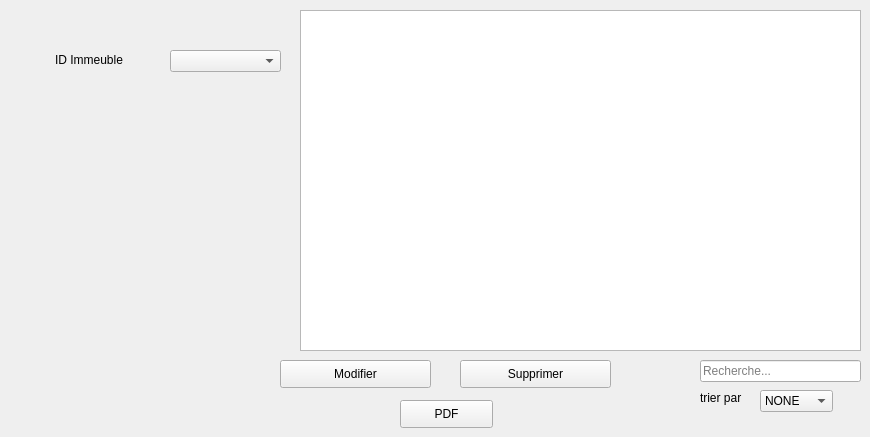
      <widget class="QWidget" name="tab_10">
       <attribute name="title">
        <string>Affichage</string>
       </attribute>
       <widget class="QLabel" name="label_21">
        <property name="geometry">
         <rect>
          <x>60</x>
          <y>140</y>
          <width>171</width>
          <height>161</height>
         </rect>
        </property>
        <property name="cursor">
         <cursorShape>ArrowCursor</cursorShape>
        </property>
        <property name="styleSheet">
         <string notr="true"/>
        </property>
        <property name="text">
         <string/>
        </property>
        <property name="pixmap">
         <pixmap resource="GFX.qrc">:/logo.ico</pixmap>
        </property>
        <property name="scaledContents">
         <bool>true</bool>
        </property>
       </widget>
       <widget class="QPushButton" name="Modifprod">
        <property name="geometry">
         <rect>
          <x>280</x>
          <y>360</y>
          <width>151</width>
          <height>28</height>
         </rect>
        </property>
        <property name="text">
         <string>Modifier</string>
        </property>
       </widget>
       <widget class="QLabel" name="ID_Immeuble">
        <property name="geometry">
         <rect>
          <x>55</x>
          <y>50</y>
          <width>81</width>
          <height>20</height>
         </rect>
        </property>
        <property name="text">
         <string>ID Immeuble</string>
        </property>
       </widget>
       <widget class="QComboBox" name="id_immeublebox">
        <property name="geometry">
         <rect>
          <x>170</x>
          <y>50</y>
          <width>111</width>
          <height>22</height>
         </rect>
        </property>
       </widget>
       <widget class="QPushButton" name="suppprod">
        <property name="geometry">
         <rect>
          <x>460</x>
          <y>360</y>
          <width>151</width>
          <height>28</height>
         </rect>
        </property>
        <property name="text">
         <string>Supprimer</string>
        </property>
       </widget>
       <widget class="QLabel" name="label_22">
        <property name="geometry">
         <rect>
          <x>730</x>
          <y>370</y>
          <width>56</width>
          <height>16</height>
         </rect>
        </property>
        <property name="text">
         <string/>
        </property>
       </widget>
       <widget class="QTableView" name="tabprod">
        <property name="geometry">
         <rect>
          <x>300</x>
          <y>10</y>
          <width>561</width>
          <height>341</height>
         </rect>
        </property>
       </widget>
       <widget class="QLineEdit" name="rechercheprod">
        <property name="geometry">
         <rect>
          <x>700</x>
          <y>360</y>
          <width>161</width>
          <height>22</height>
         </rect>
        </property>
        <property name="placeholderText">
         <string>Recherche...</string>
        </property>
       </widget>
       <widget class="QComboBox" name="triprod">
        <property name="geometry">
         <rect>
          <x>760</x>
          <y>390</y>
          <width>73</width>
          <height>22</height>
         </rect>
        </property>
        <item>
         <property name="text">
          <string>NONE</string>
         </property>
        </item>
        <item>
         <property name="text">
          <string>id prod</string>
         </property>
        </item>
        <item>
         <property name="text">
          <string>type</string>
         </property>
        </item>
        <item>
         <property name="text">
          <string>id emp</string>
         </property>
        </item>
       </widget>
       <widget class="QLabel" name="label_23">
        <property name="geometry">
         <rect>
          <x>700</x>
          <y>390</y>
          <width>56</width>
          <height>16</height>
         </rect>
        </property>
        <property name="text">
         <string>trier par</string>
        </property>
       </widget>
       <widget class="QPushButton" name="pdfprod">
        <property name="geometry">
         <rect>
          <x>400</x>
          <y>400</y>
          <width>93</width>
          <height>28</height>
         </rect>
        </property>
        <property name="text">
         <string>PDF</string>
        </property>
       </widget>
      </widget>
